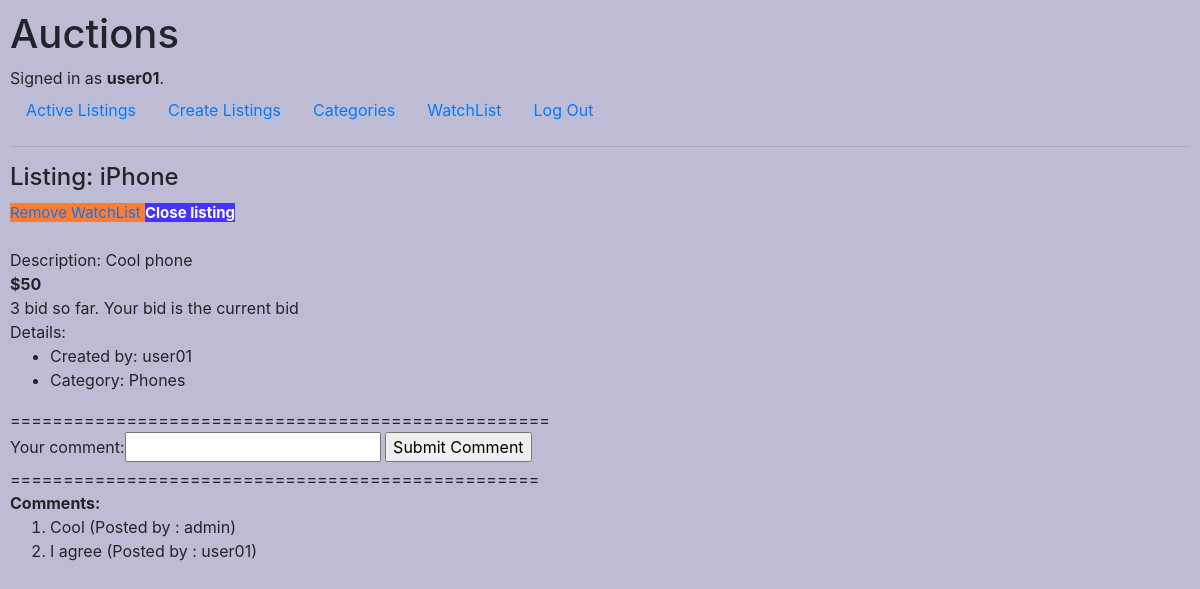
Screenshot of /10 (signed in) with the database file from the repository.
### auctions/models.py (models this page shows, shortened)
class User(AbstractUser):
    bid = models.ManyToManyField(Bid, related_name="user_bid")
    def __str__(self):
        return f"{self.username}"

class Listing (models.Model):
    title = models.CharField(max_length=64)
    description = models.CharField(max_length=64)
    createdby=models.ForeignKey(User, on_delete=models.CASCADE, related_name="listing_owner")
    bid=models.ManyToManyField(Bid, related_name="listing_bid")
    picture_url=models.URLField(max_length=64, blank='True')
    is_active = models.BooleanField(default=True)
    winner= models.CharField(max_length=64, blank='True')
    category = models.ForeignKey(Category, related_name = "listing_category", on_delete=models.SET_NULL, null='True')

class Category (models.Model):
    name = models.CharField(max_length=64, unique = 'True', blank = 'True')
    def __str__(self):
        return f"{self.name}"

class Coments (models.Model):
    text = models.CharField(max_length=64)
    listing = models.ForeignKey(Listing, on_delete=models.CASCADE, related_name="listing_comment")
    createdby=models.ForeignKey(User, on_delete=models.CASCADE, related_name="comment_owner")
    def __str__(self):
        return f"{self.text}"

### auctions/views.py (the view, shortened to what this page needs)
# urls.py: path("<int:listing_id>", views.listing, name="listing"),
def listing (request, listing_id):
    form = CommentForm()
    b_form = BidForm()
    user = request.user
    is_not_enough=False
    current_user_is_winner=False
    listing = Listing.objects.get(pk=listing_id)
    bids=listing.bid.all()
    max_old_bid=bids.order_by('-bid')[0].bid
    is_active=True
    listing = Listing.objects.get(pk=listing_id)
    user = request.user
    if user.is_authenticated:
        watchlist = WatchList.objects.filter(owner=User.objects.get(username=user)).first()
        if not watchlist:
            watchlist = WatchList (owner=User.objects.get(username=user))
            watchlist.save()
        is_listing_in_watchlist = watchlist.items.filter(title = listing.title)
        if listing.createdby == user:
            is_owner=True
        else:
            is_owner=False
        if listing.winner == user.username and listing.is_active == False:
                current_user_is_winner='True'
    else:
        is_listing_in_watchlist = None
        is_owner = False
    return render (request, "auctions/listing.html", {
        "comment_form": form,
        "bid_form": b_form,
        "is_listing_in_watchlist": is_listing_in_watchlist,
        "listing": listing,
        "is_not_enough": is_not_enough,
        "max_bid": max_old_bid,
        "bids_count": Bid.objects.filter(listing_bid__title=listing.title).count(),
        "is_owner": is_owner,
        "current_user_is_winner": current_user_is_winner,
        "comments": Coments.objects.filter(listing__title = listing.title),
        "bid_already_placed": Bid.objects.filter(user_bid__username=user).filter(listing_bid__title=listing.title).first(),
        "starting_bid": Bid.objects.filter(user_bid__username=listing.createdby).filter(listing_bid__title=listing.title).first().bid
        } )

### auctions/forms.py
class CommentForm(forms.Form):
    comment = forms.CharField(label = 'Your comment', max_length = 100)

class BidForm(forms.Form):
    bid = forms.IntegerField()

### auctions/templates/auctions/listing.html (shortened to what this page needs)
{% extends "auctions/layout.html" %}
{% block body %}
<h4>Listing: {{listing.title}} </h4>
<div>
    {% if is_listing_in_watchlist and user.is_authenticated%}
<a href="{% url 'remove_wl' listing.id %}"> <span style="background-color: #FF7D33; font-size: 15px; "> Remove WatchList </span> </a>
    {% endif %}
    {% if is_owner == True  and listing.is_active %}
     <b><a href="{% url 'close_listing' listing.id %}"><span style="background-color: #4633FF; color: white; font-size: 15px;  ">   Close listing </span></a></b>
    {% endif %}
</div>
<div><img src="{{listing.picture_url}}"/></div>
<div class="description"> Description: {{listing.description}}</div>
<div> <b> ${{max_bid}} </b></div>
{% if user.is_authenticated %}
<div> {{bids_count}} bid so far. Your bid is the current bid</div>
{% endif %}
<div> Details:
 <ul>
  <li>Created by: {{listing.createdby}}</li>
  <li>Category: {{listing.category}}</li>
 </ul>
</div>
{% if user.is_authenticated %}
  <div>
    ===================================================
   <form  method = "post">
      {{comment_form}}
      <input type="submit" value="Submit Comment">
    </form>
    ==================================================
  </div>
{% endif %}
  <b>Comments:</b>
  <ol>
  {% for comment in comments %}
  <li>{{comment}} (Posted by : {{comment.createdby}})</li>
  {% endfor %}
  </ol>
{% endblock %}

### auctions/templates/auctions/layout.html (shortened to what this page needs)
{% load static %}
<!DOCTYPE html>
<html lang="en">
    <head>
        <link rel="stylesheet" href="https://stackpath.bootstrapcdn.com/bootstrap/4.4.1/css/bootstrap.min.css">
        <link href="{% static 'auctions/styles.css' %}" rel="stylesheet">
    </head>
    <body>
        <h1>Auctions</h1>
        <div>
            {% if user.is_authenticated %}
                Signed in as <strong>{{ user.username }}</strong>.
            {% else %}
                Not signed in.
            {% endif %}
        </div>
        <ul class="nav">
            <li class="nav-item">
                <a class="nav-link" href="{% url 'index' %}">Active Listings</a>
            </li>
            {% if request.user.is_authenticated %}
            <li class="nav-item">
                <a class="nav-link" href="{% url 'create' %}">Create Listings</a>
            </li>
            {% endif %}
            <li class="nav-item">
                <a class="nav-link" href="{% url 'category' %}">Categories</a>
            </li>
            {% if request.user.is_authenticated %}
            <li class="nav-item">
                <a class="nav-link" href="{% url 'watchlist' %}">WatchList</a>
            </li>
            {% endif %}
            {% if user.is_authenticated %}
                <li class="nav-item">
                    <a class="nav-link" href="{% url 'logout' %}">Log Out</a>
                </li>
            {% endif %}
        </ul>
        <hr>
        {% block body %}
        {% endblock %}
    </body>
</html>

### auctions/static/auctions/styles.css (style rules this page uses)
body { padding: 10px; background-color: #BEBCD4; }

### rows the page displays
User: username "user01"
Listing: title "iPhone", description "Cool phone", createdby "user01", category "Phones"
Coments: text "Cool", createdby "admin"
Coments: text "I agree", createdby "user01"

### other values shown
{{ max_bid }} "50"
{{ bids_count }} "3"
